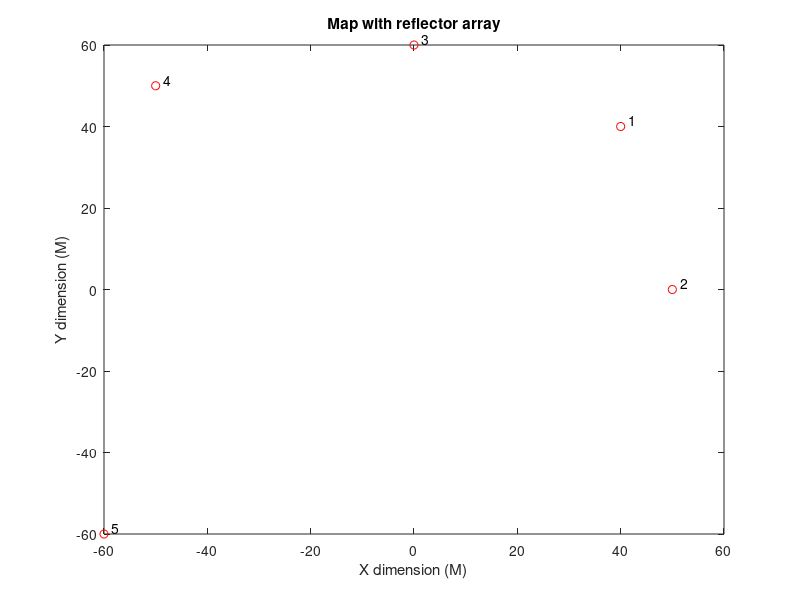

Write MATLAB code to recreate this figure. (Note: this script raises an error after producing the figure.)
%%%%%%%%%%%%%%%%%%%%%%%%%%%%%%%%%%%
% New RLA flow design
%%%%%%%%%%%%%%%%%%%%%%%%%%%%%%%%%%%

% New Reflector Localization Algorithm
% This program is developed and copyright owned by Soleilware LLC
% The code is writen to build the blocks for the localization
% algorithm process and efficiency.
% --------------------------------
% Created by Qi Song on 9/18/2018
% The process if designed as followed 
%%%%%%%%%%%
%% Calibration mode:
%% 1. Load the reference reflector map from reading CVS file/manual list.
%% 2. Read distance data from Lidar. 
%% 3. Identify the reflectors from data point based on the reflection amplitude, angle and distance difference.
%% 4. Match with referenced reflector table and find the current position of Robot.
%% 5. Choose M x reflectors and load to matching reflector table. (M should be match smaller than the total number of reflector map)
%% Measurement mode:
%% 1. Read the scan data, identify reflectors and define how many scanned reflectors are used from the list(nearest distance or most distingushed).
%% 2. Match the N x scanned reflectors with match reflector table and find the location of lidar.
%% 3. Compare with location at the previous moment and find the location change direction. Find the possible reflectiors from scanned data along the moving direction.
%% 4. Add the reflectors back to match reflector table.
%% 5. Estimate the possible location errors from moving direction and location change from last moment.
%----------------debugging question list-----------------------------------
%% Q: Do we really need to predict the expectation locations of reflector?
% This may impact the accurary of localization and depends on the update
% rate of Lidar distance data. Need to check with experiment
%% A: See step 5.
%% Q: To predict the distance change and angle, what algorithm we need to apply? SLAM or any other data asistance like IMU, Odometer?
%% A: To be update
%%%%%%%%%%%%%%%%%%%%%%%%%%%%%%%%%%%%%%%%%%%%%%%
%% Define the variables and tables here
clear all
Table_size=30; %the maximum number of reflectors 
%Reflector_map=zeros(3,Table_size);   % Define the table as distance/angle/intensity
Expectation_Table=zeros(3,Table_size);   % Expectation table to predict the current location
map_size_x = 1000;   % map x dimension in meter
map_size_y = 1000;   % map y dimension in meter
colunm_x = 6;
row_y = Table_size/colunm_x;
Lidar_x=0;    % x coordinate of Lidar in meter
Lidar_y=0;    % y coordinate of Lidar in meter
theta=0;      % initialize angle and distance to generate simulated test data
dist=0;
%%%%%%%%%%%%%%%%%%%%%%%%%%%%%%%%%%%%%%%%%%%
%% Define simulation configuration here
%%%%%%%%%%%%%%%%%%%%%%%%%%%%%%%%%%%%%%%%%%%
list_source_flag=1;  % set the list flag to 0--read from file, 1--manually set the reflector location 2--generate 120x100 reflector array 3--generate from random location
Prediction_flag=0;   % enable feature to calculate the location error prediction in measurement mode
%%%%%%%%%%%%%%%%%%%%%%%%%%%%%%%%%%%%%%%%%%%
%% Simulation starts from here !!!!
%%%%%%%%%%%%%%%%%%%%%%%%%%%%%%%%%%%%%%%%%%%
%% 1. Load the reference reflector map from reading CVS file/manual list.
if list_source_flag == 0 % read from file
    fname = ['Reflector_map_example'];  % file only contains reference reflector location.
    raw_data = dlmread( fname, ' ', 3, 0)';
    for ii=1:length(raw_data)
        Reflector_ID(ii) = ii;
    Reflector_map(1,Reflector_ID(ii))=cos(raw_data(1,ii)/180*pi)*raw_data(2,ii);   % generate reflector array x 
    Reflector_map(2,Reflector_ID(ii))=sin(raw_data(1,ii)/180*pi)*raw_data(2,ii);   % generate reflector array y
    end
elseif list_source_flag == 1 % manually set reflector location as reference reflector distribution
    % input at least 3 points to calculate the robot location 
    % 45.0000 565.7  100
    % 45.0000 707.1  100
    % 45.0000 848.5  100
    Reflector_ID(1)=1;   
    Reflector_map(1,Reflector_ID(1))=40;    % x 
    Reflector_map(2,Reflector_ID(1))=40;    % y
    Reflector_ID(2)=2;
    Reflector_map(1,Reflector_ID(2))=50;    % x
    Reflector_map(2,Reflector_ID(2))=0;     % y
    Reflector_ID(3)=3;
    Reflector_map(1,Reflector_ID(3))=0;
    Reflector_map(2,Reflector_ID(3))=60;
    Reflector_ID(4)=4;
    Reflector_map(1,Reflector_ID(4))=-50;
    Reflector_map(2,Reflector_ID(4))=50;
    Reflector_ID(5)=5;
    Reflector_map(1,Reflector_ID(5))=-60;
    Reflector_map(2,Reflector_ID(5))=-60;
    
elseif list_source_flag == 2 % generate the 12000 reflector matrix
    x_increm=map_size_x/(colunm_x-1);
    y_increm=map_size_y/(row_y-1);
    ii=1;
    x_offset=200;
    y_offset=50;
    amp=1;  % amplitude of random x and y errors
    for i_x=1:colunm_x
        for i_y=1:row_y
           x_pos = x_offset+x_increm*(i_x-1)+amp*(-1+2*randi(100)/100);   % x location
           y_pos = y_offset+y_increm*(i_y-1)+amp*(-1+2*randi(100)/100);   % y location
          Reflector_ID(ii)=(i_x-1)*row_y+i_y;
          Reflector_map(1,Reflector_ID(ii))= x_pos;
          Reflector_map(2,Reflector_ID(ii))= y_pos;
          ii=ii+1;
        end
    end
elseif list_source_flag == 3 % generate the reflector table randomly
    Reflector_map = rand(120,100)*1000;
end
%%%--------- Plot the reflector map
figure(101)
plot(Reflector_map(1,:),Reflector_map(2,:),'or');
title('Map with reflector array');
xlabel('X dimension (M)');
ylabel('Y dimension (M)');
%xlim([0 100])
%ylim([0 100])
a = Reflector_ID'; b = num2str(a); c = cellstr(b);
dx = 1.5; dy = 1.5;
hold on;
text(Reflector_map(1,Reflector_ID)+dx,Reflector_map(2,Reflector_ID)+dy, c);
%%%%%%%%%%%%%%%%%%%%%%%%%%%%%%%%%%%%%%%%%
%% 2. Read distance data from Lidar. 
if list_source_flag==1; 
    fname = ['Lidar_data_example'];
    Lidar_data = dlmread( fname, ' ', 3, 0)';
    for ii=1:length(Lidar_data)
    Lidar_Table(1,ii)=cos(Lidar_data(1,ii)/180*pi)*Lidar_data(2,ii)/10;
    Lidar_Table(2,ii)=sin(Lidar_data(1,ii)/180*pi)*Lidar_data(2,ii)/10;
    end
elseif list_source_flag==2; 
    Noise_table=rand(2,10)*1000;
    Noise_data_amp=rand(1,10)*10;
    Noise_data=[Noise_table;Noise_data_amp];
    test_Table= [Noise_table,Reflector_map,Noise_table];
    test_data= [Noise_data,Reflector_data,Noise_data]; 
    [Lidar_Table,Lidar_data]=simulate_lidar_movement(theta,dist,list_source_flag,test_data);
       
end

%%%------------ plot Lidar data
figure(102)
plot(Lidar_Table(1,:),Lidar_Table(2,:),'+b');
title('Lidar reflection');
xlabel('X dimension (M)');
ylabel('Y dimension (M)');
%xlim([-1000 1000])
%ylim([-1000 1000])
%% 3. Identify the reflectors from data point based on the reflection amplitude, angle and distance difference.
% continuity. Identify the reflector from background and check if the reflector is identical.
%%% identify the reflectors from Lidar data, return detected reflector array
amp_thres=80;  % loss should be proportional to distance -- constant/distance ?
angle_delta=0.4;   % angle delta value to identify different reflectors  
distance_delta=10;   % distance to tell the different reflectors
[detected_ID,detected_reflector]=identify_reflector(amp_thres,angle_delta,distance_delta,Lidar_data,Lidar_Table);
%%%%%%%%%%%%
% hold on;plot(detected_reflector(1,:),detected_reflector(2,:),'or')    
% a = detected_ID'; b = num2str(a); c = cellstr(b);
% dx = 5; dy = 5;
% hold on;
% text(detected_reflector(1,:)+dx,detected_reflector(2,:)+dy, c);
color='b';
plot_reflector(detected_reflector,detected_ID,color)
%% 4. Match with referenced reflector table and find the current position of Robot.
thres_dist_match=2;
thres_dist_large=300;   % distance to filter the reflectors which are far away from each others
%% 4.a Calculate distance between any two reflectors and sort the reflectors
[Reflect_dist_vector,Reflect_vec_ID] = calc_distance(Reflector_map,Reflector_ID);
[detect_Ref_dist_vector,detected_vec_ID] = calc_distance(detected_reflector,detected_ID);
[Reflect_vec_ID] = index_reflector(Reflect_dist_vector)
[detected_vec_ID] = index_reflector(detect_Ref_dist_vector)
%% 4.b match detected reflectors with match reflector pool and return matched point ID.

[matched_reflect_ID,matched_reflect_vec_ID,matched_detect_ID,matched_detect_vec_ID,match_result] = match_reflector(Reflect_dist_vector,Reflect_vec_ID,detect_Ref_dist_vector,detected_vec_ID,thres_dist_large,thres_dist_match);
%%%%%%%%%%%%%%%%%%%%%%%%%%%%%%%%%%%%%%%%%%%%%%%%%%%
%% 4.c calculate R and T with matched reflector array and detected reflector array
% find Rotation and transition of matrix A and B and Lidar initial location
% as the start point
%%%%%%%%%%%%%%%%%%%%%%%%%%%%%%%%%%%%%%%%%%%%%%%%%%%
[ret_R, ret_T, reflector_rmse, Lidar_init_xy]=locate_reflector_xy(Reflector_map,matched_reflect_ID,detected_reflector,matched_detect_ID,Lidar_x,Lidar_y);
%%%%%%%%%%%%%%%%%%%%%%%%%%%%%%%%%%%%%%%%%%%%%%%%%%%
% Plot x and y coordinate 
%%%%%%%%%%%%%%%%%%%%%%%%%%%%%%%%%%%%%%%%%%%%%%%%%%%
hold on;plot(Lidar_init_xy(1,1),Lidar_init_xy(1,2),'ok')
Lidar_trace=Lidar_init_xy;

%% 5. Choose M x reflectors and load to matching reflector table. (M should be match smaller than the total number of reflector map)
% --Select at least 3 reflectors to locate the robot
% --Manually choose ix reflectors(ix nearest points)
num_ref_pool=3   % --define M value (how many reflectors in reference reflector pool)
num_detect_pool=3;   % --define N value (how many reflectors to be used)
nearest_ID_en=0;   % --enable nearest ID selection?0-not enabled; 1-enabled

if num_detect_pool>length(detected_ID)
    error('defined reflector number is larger than detected relfectors!!!')
elseif num_detect_pool>num_ref_pool
    disp('defined reflector number is larger than matching reflector pool!!!')
end
%%%%%%%%%%%%%%%%%%%%%%%%%%%%%%%%%%%%%%%%%%%%%%%%%%%%%%%
%% Load M x nearest points to matching reflector pool
%%%%%%%%%%%%%%%%%%%%%%%%%%%%%%%%%%%%%%%%%%%%%%%%%%%%%%%
[match_reflect_pool,match_reflect_pool_ID] = create_match_ref_pool(num_ref_pool,Reflector_map,Lidar_init_xy);

%%%%%%%%%%%%%%%%%%%%%%%%%%%%%%%%%%%%%%%%%%%%%%%%%%%%%%%%
% above could be the calibration process at the initialization of
% software localization
%
% Below could be taken as the iterative process to update new Lidar scan
% and locate Lidar itself, convert to the world coordinate and plot the Lidar
% moving trace.

%% Measurement mode
%% ---- Loop starts from here ----
%  set the loop number of simulation and generate random movement at each moment
%% 1. Read the scan data, identify reflectors and define how many scanned reflectors are used from the list(nearest distance or most distingushed).
Loop_num=20;
for ll=1:Loop_num     % simulation loop start from here!!!
%theta=theta+randi(360)/180*pi;  % define random rotation angle
theta=theta+5/180*pi;
%dist=randi(500)/20;   % define random transition
dist=50;
[Lidar_Table1,Lidar_data1]=simulate_lidar_movement(theta,dist,list_source_flag,Lidar_data);    %simulate random displacement
%%%%%%%%%%%%%%%%%%%%%%%%%%%%%%%%%%%%%%%%%%%%%%%%%%%%%%%
% identify the reflectors
%%%%%%%%%%%%%%%%%%%%%%%%%%%%%%%%%%%%%%%%%%%%%%%%%%%%%%%
[detected_ID1,detected_reflector1]=identify_reflector(amp_thres,angle_delta,distance_delta,Lidar_data1,Lidar_Table1);
%%%%%%%%%%%%%%%%%%%%%%%%%%%%%%%%%%%%%%%%%%%%%%%%%%%%%%%

%% 2. Match the N x scanned reflectors with match reflector table and find the location of lidar.
% -- create match detect pool 
[match_detected_pool,match_detected_pool_ID] = create_match_detect_pool(num_detect_pool,detected_reflector1,detected_ID1,Lidar_init_xy);

%% 2.a Calculate distance between any two reflectors
%[match_reflect_vector_pool1,match_reflect_vec_ID1] = calc_distance(match_reflect_pool,match_reflect_pool_ID);
%[match_detected_vector_pool1,match_detected_vec_ID1] = calc_distance(match_detected_pool,match_detected_pool_ID);
%% 2.b match detected reflectors with match reflector pool and return matched point ID.
% -- match the distance vector and return point array and point ID
% -- update match pool if 
num_ref_pool=3;
a=1;
[match_reflect_vector_pool1,match_reflect_vec_ID1] = calc_distance(match_reflect_pool,match_reflect_pool_ID);
[match_detected_vector_pool1,match_detected_vec_ID1] = calc_distance(match_detected_pool,match_detected_pool_ID);
[Reflect_vec_ID1] = index_reflector(match_reflect_vector_pool1)
[detected_vec_ID1] = index_reflector(match_detected_vector_pool1)

while a==1
    [matched_reflect_ID1,matched_reflect_vec_ID1,matched_detect_ID1,matched_detect_vec_ID1,match_result] = match_reflector(match_reflect_vector_pool1,Reflect_vec_ID1,match_detected_vector_pool1,detected_vec_ID1,thres_dist_large,thres_dist_match);
    num_ref_pool;
    if match_result==1
    disp('No matched distance found, update reference map with new reflectors')
    num_ref_pool=num_ref_pool+1
    [match_reflect_pool1,match_reflect_pool_ID1] = create_match_ref_pool(num_ref_pool,Reflector_map,Lidar_init_xy);
    [match_reflect_vector_pool1,match_reflect_vec_ID1] = calc_distance(match_reflect_pool1,match_reflect_pool_ID1);
    [Reflect_vec_ID1] = index_reflector(match_reflect_pool1)
    elseif match_result==0 
    disp('Matched reflector found!!')
    break
end
end
%% plot map new Lidar scan
figure(102)
hold on;plot(Lidar_Table1(1,:),Lidar_Table1(2,:),'+g');
color='g';
%% plot map with random displacement
%plot_reflector(detected_reflector1,detected_ID1,color)
%% 2.c calculate rotation and transition
[ret_R1, ret_T1, reflector_rmse, Lidar_update_xy]=locate_reflector_xy(match_reflect_pool,matched_reflect_ID1,detected_reflector1,matched_detect_ID1,Lidar_x,Lidar_y);
%% 2.d calculate updated map in the world map 
[Lidar_update_Table,Lidar_update_xy]=update_Lidar_scan_xy(ret_R1,ret_T1,Lidar_Table1,Lidar_Table,Lidar_x,Lidar_y);
%% Plot reference map in the world coordinate
figure(103)
plot(Lidar_Table(1,:),Lidar_Table(2,:),'+b');
hold on;
color='b';
%% Plot the reflectors in the world map
plot_reflector(detected_reflector,detected_ID,color) % plot reference reflector 
hold on;
%% Plot update map in the world map
plot(Lidar_update_Table(1,:),Lidar_update_Table(2,:),'+g');
% identify the reflector in the updated map
[detected_ID2,detected_reflector2]=identify_reflector(amp_thres,angle_delta,distance_delta,Lidar_data,Lidar_update_Table);
hold on;
color='g';
plot_reflector(detected_reflector2,detected_ID2,color)
hold on;
%% Save new Lidar location to the trace and plot
Lidar_trace=[Lidar_trace; Lidar_update_xy];
plot(Lidar_trace(:,1),Lidar_trace(:,2),'o-k')
num_ref_pool
disp(sprintf("RMSE: %f for %i th step", reflector_rmse,ll));
disp("RMSE errors for each reflector matching calculation ");
pause(1)
%%%%%%%%%%%%%%%%%%%%%%%%%%%%%%%%%%%%%%%%%%%%%%%%%%%%
%% Last Step!!!
%% Update match reflector pool to get the latest nearest points from reflector map
[match_reflect_pool,match_reflect_pool_ID] = create_match_ref_pool(num_ref_pool,Reflector_map,Lidar_update_xy);

end  % Simulation loop end up here!!!